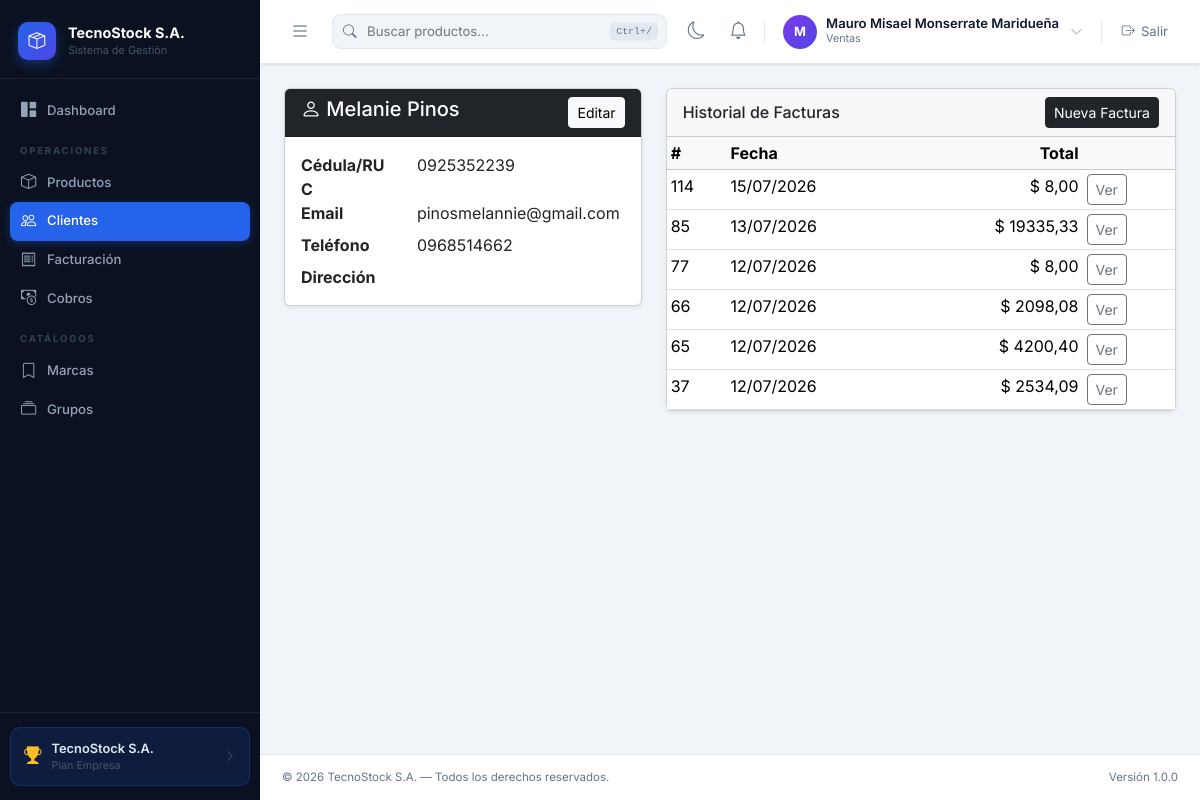
The page /customers/12/ (signed in) on the database its author committed.
### billing/models.py (models this page shows, shortened)
class Customer(models.Model):
    CONSUMIDOR_FINAL_DNI = '9999999999999'
    NEW_CUSTOMER_CREDIT_LIMIT = Decimal('400.00')
    GOOD_HISTORY_CREDIT_LIMIT = Decimal('2000.00')
    dni = models.CharField(max_length=13, unique=True, verbose_name='Cédula/RUC', validators=[validate_cedula_ec])
    first_name = models.CharField(max_length=100, verbose_name='Nombres')
    last_name = models.CharField(max_length=100, verbose_name='Apellidos')
    email = models.EmailField(blank=True, verbose_name='Email')
    phone = models.CharField(max_length=20, blank=True, verbose_name='Teléfono')
    city = models.CharField(max_length=100, blank=True, verbose_name='Ciudad')
    address = models.TextField(blank=True, verbose_name='Dirección')
    is_generic = models.BooleanField(default=False, verbose_name='Consumidor Final Genérico')
    is_active = models.BooleanField(default=True, verbose_name='Activo')
    created_at = models.DateTimeField(auto_now_add=True, null=True, verbose_name='Registrado')
    class Meta:
        verbose_name = 'Cliente'
        verbose_name_plural = 'Clientes'
        ordering = ['last_name', 'first_name']
    @property
    def full_name(self):
        return f'{self.first_name} {self.last_name}'

class Invoice(models.Model):
    TIPO_PAGO = [('contado', 'Contado'), ('credito', 'Crédito')]
    ESTADO_COBRO = [('pendiente', 'Pendiente'), ('pagada', 'Pagada')]
    AMBIENTE_SRI = [('1', 'Pruebas'), ('2', 'Producción')]
    ESTADO_SRI = [('pendiente', 'Pendiente'), ('autorizada', 'Autorizada'), ('no_autorizada', 'No autorizada')]
    number = models.PositiveIntegerField(null=True, blank=True, verbose_name='N° Factura')
    customer = models.ForeignKey(Customer, on_delete=models.PROTECT, related_name='invoices', verbose_name='Cliente')
    invoice_date = models.DateTimeField(auto_now_add=True, verbose_name='Fecha')
    subtotal = models.DecimalField(max_digits=12, decimal_places=2, default=Decimal('0.00'), verbose_name='Subtotal')
    tax = models.DecimalField(max_digits=12, decimal_places=2, default=Decimal('0.00'), verbose_name='IVA (15%)')
    total = models.DecimalField(max_digits=12, decimal_places=2, default=Decimal('0.00'), verbose_name='Total')
    tipo_pago = models.CharField(max_length=10, choices=TIPO_PAGO, default='contado', verbose_name='Tipo de Pago')
    saldo = models.DecimalField(max_digits=12, decimal_places=2, default=Decimal('0.00'), verbose_name='Saldo Pendiente')
    estado = models.CharField(max_length=10, choices=ESTADO_COBRO, default='pagada', verbose_name='Estado de Cobro')
    is_active = models.BooleanField(default=True, verbose_name='Activo')
    establecimiento = models.CharField(max_length=3, default='001', verbose_name='Establecimiento')
    punto_emision = models.CharField(max_length=3, default='001', verbose_name='Punto de Emisión')
    ambiente = models.CharField(max_length=1, choices=AMBIENTE_SRI, default='1', verbose_name='Ambiente')
    clave_acceso = models.CharField(max_length=49, blank=True, verbose_name='Clave de Acceso')
    numero_autorizacion = models.CharField(max_length=49, blank=True, verbose_name='N° Autorización')
    fecha_autorizacion = models.DateTimeField(null=True, blank=True, verbose_name='Fecha de Autorización')
    estado_sri = models.CharField(max_length=15, choices=ESTADO_SRI, default='pendiente', verbose_name='Estado SRI')
    ruc_emisor = models.CharField(max_length=13, blank=True, verbose_name='RUC Emisor')
    razon_social_emisor = models.CharField(max_length=300, blank=True, verbose_name='Razón Social Emisor')
    xml_autorizado = models.TextField(blank=True, verbose_name='XML autorizado / firmado')
    class Meta:
        verbose_name = 'Factura'
        verbose_name_plural = 'Facturas'
        ordering = ['-invoice_date']
        permissions = [('can_export', 'Puede exportar reportes a PDF/Excel')]

### billing/views.py (the view)
# urls.py: path('customers/<int:pk>/', views.CustomerDetailView.as_view(), name='customer_detail'),
class CustomerDetailView(PermissionMixin, DetailView):
    model = Customer
    template_name = 'billing/customer_detail.html'
    permission_required = 'billing.view_customer'

### cobros/context_processors.py (called while the page is built)
def notifications(request):
    if not request.user.is_authenticated or not request.user.has_perm('cobros.view_cobrofactura'):
        return {}
    qs = Notification.objects.select_related('factura')
    return {
        'nav_notifications': qs[:8],
        'nav_notifications_unread': qs.filter(leida=False).count(),
    }

### billing/templates/billing/customer_detail.html (shortened to what this page needs)
{% extends 'base.html' %}
{% block content %}
<div class="row">
    <div class="col-md-5">
        <div class="card shadow-sm mb-3">
            <div class="card-header bg-dark text-white d-flex justify-content-between">
                <h5 class="mb-0"><i class="bi bi-person"></i> {{ object.full_name }}</h5>
                <a href="{% url 'billing:customer_update' object.pk %}" class="btn btn-sm btn-light">Editar</a>
            </div>
            <div class="card-body">
                <dl class="row mb-0">
                    <dt class="col-sm-4">Cédula/RUC</dt><dd class="col-sm-8">{{ object.dni }}</dd>
                    <dt class="col-sm-4">Email</dt><dd class="col-sm-8">{{ object.email }}</dd>
                    <dt class="col-sm-4">Teléfono</dt><dd class="col-sm-8">{{ object.phone }}</dd>
                    <dt class="col-sm-4">Dirección</dt><dd class="col-sm-8">{{ object.address }}</dd>
                </dl>
            </div>
        </div>
    </div>
    <div class="col-md-7">
        <div class="card shadow-sm">
            <div class="card-header d-flex justify-content-between align-items-center">
                <h6 class="mb-0">Historial de Facturas</h6>
                <a href="{% url 'billing:invoice_create' %}" class="btn btn-sm btn-dark">Nueva Factura</a>
            </div>
            <div class="card-body p-0">
                <table class="table table-sm mb-0">
                    <thead class="table-light"><tr><th>#</th><th>Fecha</th><th class="text-end">Total</th><th></th></tr></thead>
                    <tbody>
                        {% for inv in object.invoices.all %}
                        <tr>
                            <td>{{ inv.id }}</td>
                            <td>{{ inv.invoice_date|date:"d/m/Y" }}</td>
                            <td class="text-end">$ {{ inv.total }}</td>
                            <td><a href="{% url 'billing:invoice_detail' inv.pk %}" class="btn btn-sm btn-outline-secondary">Ver</a></td>
                        </tr>
                        {% empty %}
                        <tr><td colspan="4" class="text-center text-muted py-2">Sin facturas.</td></tr>
                        {% endfor %}
                    </tbody>
                </table>
            </div>
        </div>
    </div>
</div>
{% endblock %}

### templates/base.html (shortened to what this page needs)
{% load static %}
<!DOCTYPE html>
<html lang="es">
<head>
<link href="https://cdn.jsdelivr.net/npm/bootstrap@5.3.3/dist/css/bootstrap.min.css" rel="stylesheet">
<link href="https://cdn.jsdelivr.net/npm/bootstrap-icons@1.11.3/font/bootstrap-icons.css" rel="stylesheet">
</head>
<body>
{% if user.is_authenticated %}
<aside id="sidebar">
    <div class="sb-brand">
        <div class="sb-brand-icon"><i class="bi bi-box-seam"></i></div>
        <div><div class="sb-brand-name">TecnoStock S.A.</div><div class="sb-brand-sub">Sistema de Gestión</div></div>
    </div>
    {% with url_name=request.resolver_match.url_name|default:'' app_name=request.resolver_match.app_name|default:'' %}
    <nav class="sb-nav">
        <a href="{% url 'billing:home' %}" class="sb-link {% if url_name == 'home' %}active{% endif %}"><i class="bi bi-grid-1x2-fill"></i> Dashboard</a>
        {% if perms.billing.view_product or perms.billing.view_customer or perms.billing.view_invoice or perms.purchasing.view_purchase or perms.cobros.view_cobrofactura or perms.pagos.view_pagocompra %}
        <div class="sb-section">Operaciones</div>
        {% endif %}
        {% if perms.billing.view_product %}
        <a href="{% url 'billing:product_list' %}" class="sb-link {% if 'product' in url_name and app_name == 'billing' %}active{% endif %}"><i class="bi bi-box"></i> Productos</a>
        {% endif %}
        {% if perms.billing.view_customer %}
        <a href="{% url 'billing:customer_list' %}" class="sb-link {% if 'customer' in url_name %}active{% endif %}"><i class="bi bi-people"></i> Clientes</a>
        {% endif %}
        {% if perms.billing.view_invoice %}
        <a href="{% url 'billing:invoice_list' %}" class="sb-link {% if 'invoice' in url_name %}active{% endif %}"><i class="bi bi-receipt"></i> Facturación</a>
        {% endif %}
        {% if perms.cobros.view_cobrofactura %}
        <a href="{% url 'cobros:factura_pendiente_list' %}" class="sb-link {% if app_name == 'cobros' %}active{% endif %}"><i class="bi bi-cash-coin"></i> Cobros</a>
        {% endif %}
        {% if perms.billing.view_brand or perms.billing.view_productgroup or perms.billing.view_supplier %}
        <div class="sb-section">Catálogos</div>
        {% endif %}
        {% if perms.billing.view_brand %}
        <a href="{% url 'billing:brand_list' %}" class="sb-link {% if 'brand' in url_name %}active{% endif %}"><i class="bi bi-bookmark"></i> Marcas</a>
        {% endif %}
        {% if perms.billing.view_productgroup %}
        <a href="{% url 'billing:productgroup_list' %}" class="sb-link {% if 'productgroup' in url_name %}active{% endif %}"><i class="bi bi-collection"></i> Grupos</a>
        {% endif %}
    </nav>
    {% endwith %}
    <div class="sb-footer">
        <div class="sb-plan-card">
            <i class="bi bi-trophy-fill sb-plan-icon"></i>
            <div style="flex:1;min-width:0"><div class="sb-plan-name">TecnoStock S.A.</div><div class="sb-plan-label">Plan Empresa</div></div>
            <i class="bi bi-chevron-right" style="color:#475569;font-size:.75rem"></i>
        </div>
    </div>
</aside>
{% endif %}
<div id="main-wrap" {% if not user.is_authenticated %}class="no-sidebar"{% endif %}>
{% if user.is_authenticated %}
    <header class="topbar">
        <button class="sb-toggle" id="sidebarToggle"><i class="bi bi-list"></i></button>
        <div class="topbar-search">
            <input type="text" id="globalSearch" placeholder="Buscar productos..." data-url="{% url 'billing:product_list' %}">
            <span class="ts-kbd">Ctrl+/</span>
        </div>
        <div class="topbar-right">
            <button class="theme-toggle" id="themeToggle" type="button" title="Cambiar tema">
                <i class="bi bi-moon"></i>
            </button>
            <div class="dropdown notif-wrap">
                <button class="notif-btn" type="button" data-bs-toggle="dropdown" aria-expanded="false" title="Notificaciones">
                    <i class="bi bi-bell"></i>
                </button>
            </div>
            <div class="user-chip">
                <div class="user-avatar">{{ user.username|first|upper }}</div>
                <div>
                    <div class="user-name">{{ user.get_full_name|default:user.username }}</div>
                    <div class="user-role">{% if user.is_superuser %}Superusuario{% else %}{% with g=user.groups.first %}{% if g %}{{ g.name }}{% else %}Usuario{% endif %}{% endwith %}{% endif %}</div>
                </div>
                <i class="bi bi-chevron-down" style="color:#94A3B8;font-size:.8rem;margin-left:2px"></i>
            </div>
            <form method="post" action="{% url 'logout' %}" style="margin:0">
                <button type="submit" class="logout-btn"><i class="bi bi-box-arrow-right"></i> Salir</button>
            </form>
        </div>
    </header>
    <div class="content-area"><main>
{% endif %}
{% block content %}{% endblock %}
{% if user.is_authenticated %}
    </main></div>
    <footer class="site-footer">
        <span>© 2026 TecnoStock S.A. — Todos los derechos reservados.</span>
        <span>Versión 1.0.0</span>
    </footer>
{% else %}
    </div></div>
{% endif %}
</div>
</body>
</html>

### rows shown on the page
Customer: full_name "Melanie Pinos", dni "0925352239", email "pinosmelannie@gmail.com", phone "0968514662"
Invoice: id "114", invoice_date "15/07/2026", total "8,00"
Invoice: id "85", invoice_date "13/07/2026", total "19335,33"
Invoice: id "77", invoice_date "12/07/2026", total "8,00"
Invoice: id "66", invoice_date "12/07/2026", total "2098,08"
Invoice: id "65", invoice_date "12/07/2026", total "4200,40"
Invoice: id "37", invoice_date "12/07/2026", total "2534,09"

### other values the page prints
{{ user.username|first|upper }} "M"
{{ user.get_full_name|default:user.username }} "Mauro Misael Monserrate Maridueña"
{{ g.name }} "Ventas"
